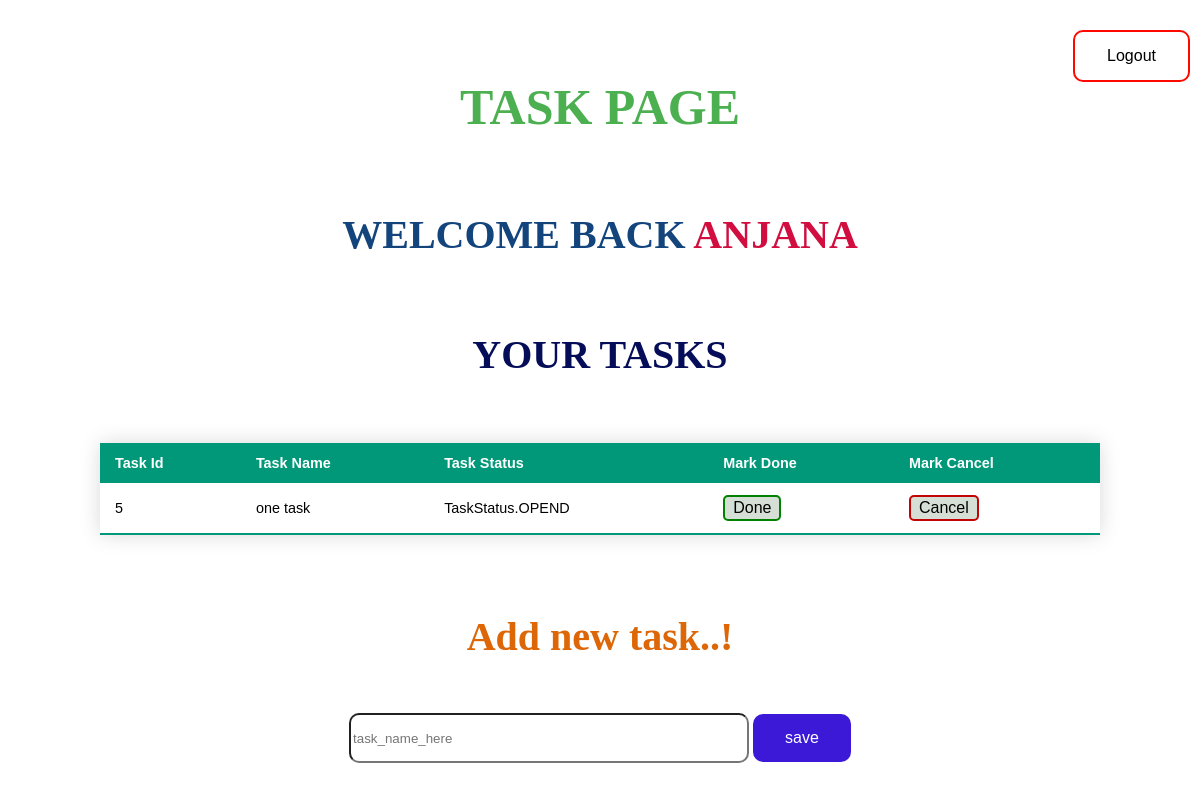
The app's page /task (signed in) with its own data.
### main.py (models this page shows)
class User(db.Model):
    id = db.Column(db.Integer,primary_key=True)
    username = db.Column(db.String(100), unique=True, nullable=False)
    task = db.relationship("Task",backref="user",lazy=True)

class Task(db.Model):
    id = db.Column(db.Integer,primary_key=True)
    task = db.Column(db.String(250), nullable=False)
    status = db.Column(db.Enum(TaskStatus), default=TaskStatus.OPEND)
    user_id = db.Column(db.Integer,db.ForeignKey("user.id"),nullable=True)

### main.py (the view, shortened to what this page needs)
@app.route('/task',methods=["POST","GET"])
def task():
    if request.method == "GET":
        logged_user = session["user_id"]
        logged_user_name = User.query.filter_by(id=logged_user).first()
        task_list = Task.query.filter_by(user_id=logged_user).all()
        return render_template("task.html",username=logged_user_name.username,tasks=task_list)

### templates/task.html (shortened to what this page needs)
<aside>
    <a href="http://127.0.0.1:5000/login">
        <button class="btnLogout" type="button">Logout</button>
    </a>
</aside>
<section>
    <div>
        <h1>Task Page</h1>
        <h2>welcome back <span>{{username}}</span></h2>
        <h3> your tasks</h3>
    </div>
    <div>
        <table class="styled-table">
            <thead>
                <tr>
                    <th>Task Id</th>
                    <th>Task Name</th>
                    <th>Task Status</th>
                    <th>Mark Done</th>
                    <th>Mark Cancel</th>
                </tr>
            </thead>
            <tbody>
                {% for task in tasks %}
                <tr>
                    <td>{{task.id}}</td>
                    <td>{{task.task}}</td>
                    <td>{{task.status}}</td>
                    <td> <button class="btnDone" type="button">Done</button></td>
                    <td> <button class="btnCancel">Cancel</button></td>
                </tr>
            </tbody>
            {% endfor %}
        </table>
    </div>
    <div>
        <h4> Add new task..!</h4>
        <form action="" method="post">
            <input class="text" type="text" placeholder="task_name_here" name="taskname" value="{{
          request.form.taskname }}">
            <input class='button' type="submit" value="save">
        </form>
    </div>
</section>

### templates/task.html (style rules this page uses)
section { height: 100vh; display: flex; justify-content: center; flex-direction: column; }
h1 { text-align: center; text-transform: uppercase; color: #4CAF50; font-size: 50; }
h2 { text-align: center; text-transform: uppercase; color: #13447c; font-size: 40; }
h3 { text-align: center; text-transform: uppercase; color: #050d58; font-size: 40; }
h4 { text-align: center; color: #dd6706; font-size: 40; }
span { color: #d10e3f; }
div { display: flex; justify-content: center; align-items: center; flex-direction: column; }
.styled-table { border-collapse: collapse; margin: 25px 0; font-size: 0.9em; font-family: sans-serif; min-width: 1000px; box-shadow: 0 0 20px rgba(0, 0, 0, 0.15); }
.styled-table thead tr { background-color: #009879; color: #ffffff; text-align: left; }
.styled-table th, .styled-table td { padding: 12px 15px; }
.styled-table tbody tr { border-bottom: 1px solid #dddddd; }
.styled-table tbody tr:last-of-type { border-bottom: 2px solid #009879; }
.text { height: 50; width: 400; border-radius: 10px; }
.button { background-color: #3c19d6; border: none; color: white; padding: 15px 32px; text-align: center; text-decoration: none; display: inline-block; font-size: 16px; cursor: pointer; border-radius: 10px; }
aside { position: absolute; right: 10px; top: 30px; }
.btnLogout { background-color: transparent; border: 2px solid #ff0800; color: black; padding: 15px 32px; text-align: center; text-decoration: none; display: inline-block; font-size: 16px; cursor: pointer; border-radius: 10px; }
.btnDone { background-color: #d5dfd5; border: 2px solid green; color: black; padding: 2px 8px; text-align: center; text-decoration: none; display: inline-block; font-size: 16px; cursor: pointer; border-radius: 5px; }
.btnCancel { background-color: #d5dfd5; border: 2px solid rgb(194, 4, 4); color: black; padding: 2px 8px; text-align: center; text-decoration: none; display: inline-block; font-size: 16px; cursor: pointer; border-radius: 5px; }

### records on screen
User: username "ANJANA"
Task: id "5", task "one task", status "TaskStatus.OPEND"
